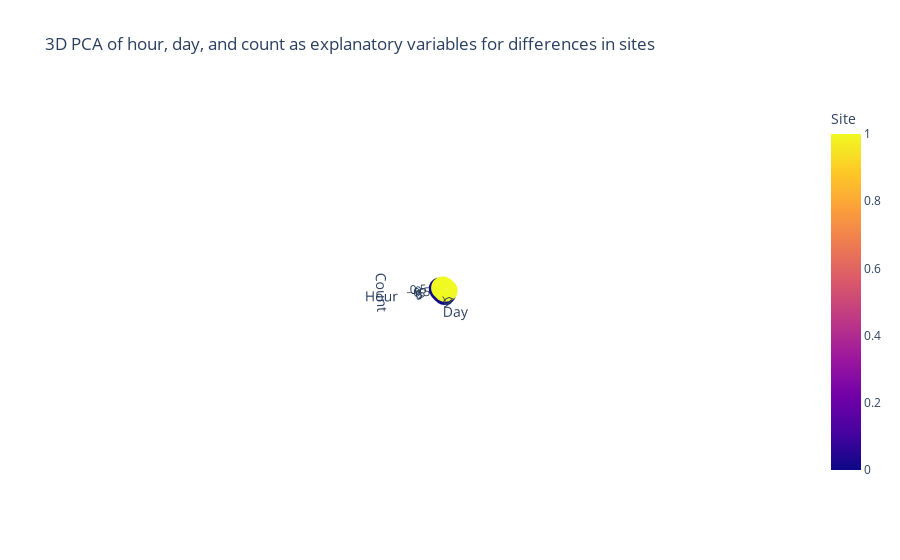

This figure's notebook cell:
### Markdown cell above
# Timeseries

This timeseries analysis shows a similar trend in activity between the two sites. Activity, as inferred by number of individuals, decreases from 1:30pm to 5:00pm across sites. This information could inform biologist seeking to collect appropriate field data, conservations on the need to adjust monitoring counts depending on the time of day, and even tour operators seeking to maximize the exposure of clients to wildlife.

### Code cell
import numpy
import pandas as pd
import plotly.express as px
from sklearn.decomposition import PCA
from sklearn.preprocessing import LabelEncoder

# Extract the time and day from the timestamp
df['hour'] = df['timestamp'].apply(lambda x: x.hour)
df['day'] = df['timestamp'].apply(lambda x: x.day)

# PCA can only accept numeric values, so convert species names to unique numbers
encoder = LabelEncoder()
encoder.fit(df['video_id'])
species_encoded = encoder.transform(df['video_id'])
df['id_encoded'] = species_encoded

# Select the columns for the PCA analysis
X = df[['hour', 'day', 'count', 'id_encoded']]
X = X.dropna()

# Initialize the PCA object with 3 components
pca = PCA(n_components=3)

# Fit the PCA model to the data and transform it
components = pca.fit_transform(X)

# Calculate the total explained variance
total_var = pca.explained_variance_ratio_.sum() * 100

# Create a 3D scatter plot using plotly express
fig = px.scatter_3d(
    components, x=0, y=1, z=2, color=X['id_encoded'],
    title=f'3D PCA of hour, day, and count as explanatory variables for differences in sites',
    labels={'0': 'Hour', '1': 'Day', '2': 'Count', 'color': "Site"}
)

# Display the plot
fig.show()

### Figure 1 — Plotly figure (JSON) as saved in the notebook; plotly's stock layout.template omitted (floating-point values rounded to 4 significant figures)
{"data": [{"hovertemplate": "Hour=%{x}<br>Day=%{y}<br>Count=%{z}<br>Site=%{marker.color}<extra></extra>", "legendgroup": "", "marker": {"color": [0, 0, 0, 0, 0, 0, 0, 0, 0, 0, 0, 0, 0, 0, 0, 0, 0, 0, 0, 0, 0, 0, 0, 0, 0, 0, 0, 0, 0, 0, 0, 0, 0, 0, 0, 0, 0, 0, 0, 0, 0, 0, 0, 0, 0, 0, 0, 0, 0, 0, 0, 0, 0, 0, 0, 0, 0, 0, 0, 1, 1, 1, 1, 1, 1, 1, 1, 1, 1, 1, 1, 1, 1, 1, 1, 1, 1, 1, 1, 1, 1, 1, 1, 1, 1, 1, 1, 1, 1, 1, 1, 1, 1, 1, 1, 1, 1], "coloraxis": "coloraxis", "symbol": "circle"}, "mode": "markers", "name": "", "scene": "scene", "showlegend": false, "type": "scatter3d", "x": [-1.925, -3.786, -1.925, -3.786, -3.786, -4.717, -1.925, -1.925, -1.559, -4.351, -4.351, -2.49, -2.49, -2.49, -2.49, -3.42, -3.42, -1.559, -1.559, -1.559, -0.6288, -1.559, -1.559, -1.559, -1.559, -1.559, -1.193, -1.193, -1.193, -1.193, -1.193, -1.193, -1.193, 1.598, 1.598, 1.598, 2.529, 2.529, 2.529, 3.459, 3.459, 2.895, 2.895, 2.895, 2.895, 2.895, 1.964, 1.964, 1.034, 1.964, 1.964, 2.895, 2.895, 2.895, 2.895, 2.895, 2.895, 3.825, 1.964, -2.844, -2.844, -1.913, -2.844, -2.844, -1.913, -1.913, -2.844, -0.9829, -0.6169, -0.6169, -0.6169, -0.6169, -0.6169, -0.6169, -0.6169, -0.6169, -0.6169, 0.3136, 0.3136, 0.3136, 0.3136, -0.6169, -0.6169, 0.3136, -0.6169, 2.541, 3.471, 1.61, 0.6797, 0.6797, 3.471, 3.471, 3.837, 3.837, 4.768, 2.907, 1.976], "y": [0.5323, -0.06534, 0.5323, -0.06534, -0.06534, -0.3642, 0.5323, 0.5323, -0.2453, -1.142, -1.142, -0.5441, -0.5441, -0.5441, -0.5441, -0.843, -0.843, -0.2453, -0.2453, -0.2453, 0.05352, -0.2453, -0.2453, -0.2453, -0.2453, -0.2453, -1.023, -1.023, -1.023, -1.023, -1.023, -1.023, -1.023, -0.1265, -0.1265, -0.1265, 0.1724, 0.1724, 0.1724, 0.4712, 0.4712, -0.6053, -0.6053, -0.6053, -0.6053, -0.6053, -0.9041, -0.9041, -1.203, -0.9041, -0.9041, -0.6053, -0.6053, -0.6053, -0.6053, -0.6053, -0.6053, -0.3064, -0.9041, 0.7867, 0.7867, 1.085, 0.7867, 0.7867, 1.085, 1.085, 0.7867, 1.384, 0.6067, 0.6067, 0.6067, 0.6067, 0.6067, 0.6067, 0.6067, 0.6067, 0.6067, 0.9055, 0.9055, 0.9055, 0.9055, 0.6067, 0.6067, 0.9055, 0.6067, 0.7255, 1.024, 0.4267, 0.1279, 0.1279, 1.024, 1.024, 0.2467, 0.2467, 0.5456, -0.05208, -0.3509], "z": [-0.7963, -0.3729, -0.7963, -0.3729, -0.3729, -0.1612, -0.7963, -0.7963, -0.2851, 0.35, 0.35, -0.07342, -0.07342, -0.07342, -0.07342, 0.1383, 0.1383, -0.2851, -0.2851, -0.2851, -0.4969, -0.2851, -0.2851, -0.2851, -0.2851, -0.2851, 0.226, 0.226, 0.226, 0.226, 0.226, 0.226, 0.226, -0.4091, -0.4091, -0.4091, -0.6209, -0.6209, -0.6209, -0.8326, -0.8326, -0.1097, -0.1097, -0.1097, -0.1097, -0.1097, 0.1021, 0.1021, 0.3138, 0.1021, 0.1021, -0.1097, -0.1097, -0.1097, -0.1097, -0.1097, -0.1097, -0.3214, 0.1021, 0.2484, 0.2484, 0.03664, 0.2484, 0.2484, 0.03664, 0.03664, 0.2484, -0.1751, 0.3361, 0.3361, 0.3361, 0.3361, 0.3361, 0.3361, 0.3361, 0.3361, 0.3361, 0.1244, 0.1244, 0.1244, 0.1244, 0.3361, 0.3361, 0.1244, 0.3361, 0.2121, 0.000402, 0.4239, 0.6356, 0.6356, 0.000402, 0.000402, 0.5116, 0.5116, 0.2999, 0.7233, 0.935]}], "layout": {"autosize": true, "coloraxis": {"colorbar": {"title": {"text": "Site"}}, "colorscale": [[0, "#0d0887"], [0.1111, "#46039f"], [0.2222, "#7201a8"], [0.3333, "#9c179e"], [0.4444, "#bd3786"], [0.5556, "#d8576b"], [0.6667, "#ed7953"], [0.7778, "#fb9f3a"], [0.8889, "#fdca26"], [1, "#f0f921"]]}, "legend": {"tracegroupgap": 0}, "scene": {"aspectmode": "auto", "aspectratio": {"x": 1, "y": 1, "z": 1}, "camera": {"center": {"x": 0, "y": 0, "z": 0}, "eye": {"x": 72.74, "y": -13.72, "z": 22.82}, "projection": {"type": "perspective"}, "up": {"x": 0, "y": 0, "z": 1}}, "domain": {"x": [0, 1], "y": [0, 1]}, "xaxis": {"title": {"text": "Hour"}, "type": "linear"}, "yaxis": {"title": {"text": "Day"}, "type": "linear"}, "zaxis": {"title": {"text": "Count"}, "type": "linear"}}, "title": {"text": "3D PCA of hour, day, and count as explanatory variables for differences in sites"}}}
